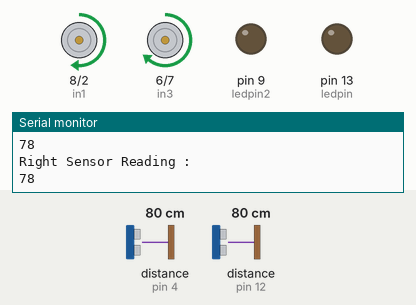
Bench run of a sketch on a simulated Arduino Uno, built with avr-gcc and run on an emulated ATmega328P. On the bench: motor-driver pin pairs drawn as motors (green arrow = first pin HIGH = forward, orange = second pin HIGH = backward, longer = more drive, scaled by the enable pin), output pins drawn as LEDs (lit = HIGH), the last lines printed to the serial monitor. Wiring (inferred from the names in the program): 2 × ultrasonic range finder: trigger pin 3, echo pin 4 / trigger pin 11, echo pin 12. The test bench sets the inputs (shaded band); at power-on: distance to the obstacle (sensors on pin 12, pin 4) 80 cm. The echo pulse lasts 58.3 µs per cm; pins used as bus, display or sensor lines are not drawn. At 14.2 s the program stops and its outputs stay as they are.

Above: at 1.8 s.
1.9 s: distance to the obstacle (sensor on pin 12) set to 24 cm
5.4 s: distance to the obstacle (sensor on pin 12) set to 18 cm
At 6.6 s:
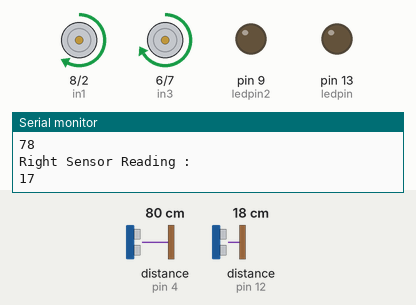
7.5 s: distance to the obstacle (sensor on pin 12) set to 10 cm
9.2 s: distance to the obstacle (sensor on pin 12) set to 7 cm
At 10.4 s:
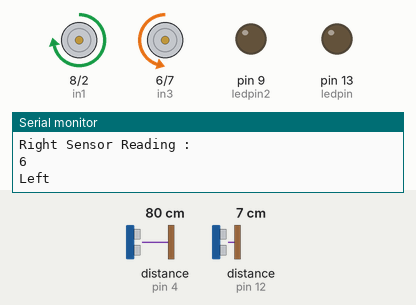
13.3 s: distance to the obstacle (sensor on pin 4) set to 2 cm
At 14.5 s:
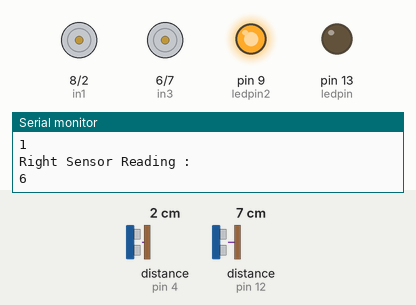
Timing chart, 0 to 15.7 s (numbered marks = the images above; inputs shaded):
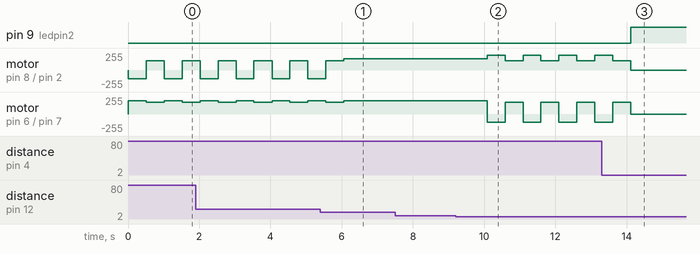

Measured:
- the behaviour switches between 22 and 21 cm on distance to the obstacle (sensor on pin 12) (found by bisection; images 0 and 1)
- the behaviour switches between 9 and 8 cm on distance to the obstacle (sensor on pin 12) (found by bisection; images 1 and 2)
- after the input at 5.4 s, motor on pin 6 (in3) / pin 7 (in4): goes on until 6.1 s, then stays forward 200/255
- after the input at 9.2 s, motor on pin 8 (in1) / pin 2 (in2): alternates forward 220/255 for 0.50 s and forward 140/255 for 0.51 s, starting after 0.89 s; motor on pin 6 (in3) / pin 7 (in4): alternates forward 180/255 for 0.51 s and backward 120/255 for 0.50 s, starting after 0.89 s
- after the input at 13.3 s, pin 9 (ledpin2): LOW → HIGH after 0.81 s
- by itself, motor on pin 8 (in1) / pin 2 (in2): alternates forward 140/255 for 0.51 s and backward 130/255 for 0.50 s
- by itself, motor on pin 6 (in3) / pin 7 (in4): alternates forward 200/255 for 0.50 s and forward 180/255 for 0.51 s

The sketch:

convex.ino
```cpp
int enA = 10;
int in2 = 2;
int in1 = 8;
int enB = 5;
int in4 = 7;
int in3 = 6;
int degree=0;
int ledpin = 13;
int ledpin2 = 9;


int ultrasonic(int trigPin,int echoPin){
  digitalWrite(trigPin, LOW);
  delayMicroseconds(2);
  digitalWrite(trigPin, HIGH);
  delayMicroseconds(10);
  digitalWrite(trigPin, LOW);
  long duration;
  int distance;


  duration = pulseIn(echoPin, HIGH);

  distance = duration * 0.034 / 2;
  return distance;
}

void setup() {
  Serial.begin(9600);
  // Set motor control pins as OUTPUT
  pinMode(enA, OUTPUT);
  pinMode(in1, OUTPUT);
  pinMode(in2, OUTPUT);
  pinMode(enB, OUTPUT);
  pinMode(in3, OUTPUT);
  pinMode(in4, OUTPUT);
  pinMode(3, OUTPUT);  // Trig pin for first sensor
  pinMode(4, INPUT);   // Echo pin for first sensor
  pinMode(11, OUTPUT); // Trig pin for second sensor
  pinMode(12, INPUT);  // Echo pin for second sensor
  pinMode(13,OUTPUT);
  pinMode(9,OUTPUT);
}

void forward() {
  digitalWrite(in1, HIGH);
  digitalWrite(in2, LOW);
  digitalWrite(in3, HIGH);
  digitalWrite(in4, LOW);
  analogWrite(enA, 166);
  analogWrite(enB, 200);
}
void forward1() {
  digitalWrite(in1, HIGH);
  digitalWrite(in2, LOW);
  digitalWrite(in3, HIGH);
  digitalWrite(in4, LOW);
  // analogWrite(enA, 120);
  // analogWrite(enB, 160);
  analogWrite(enA, 140);
  analogWrite(enB, 180);
}


void turnLeft() {
  digitalWrite(in1, HIGH);
  digitalWrite(in2, LOW);
  digitalWrite(in3, LOW);
  digitalWrite(in4, HIGH);
  analogWrite(enA, 220); // Motor A at full speed
  analogWrite(enB, 120); // Motor B at full speed
  degree=degree-22;
}

void turnRight() {
  digitalWrite(in1, LOW);
  digitalWrite(in2, HIGH);
  digitalWrite(in3, HIGH);
  digitalWrite(in4, LOW);
  analogWrite(enA, 130);
  analogWrite(enB, 200);
  degree=degree+22;
}

void Stop() {
  digitalWrite(in1, LOW);
  digitalWrite(in2, LOW);
  digitalWrite(in3, LOW);
  digitalWrite(in4, LOW);
  analogWrite(enA, 0);
  analogWrite(enB, 0);
}


void loop() {
  int ultf=ultrasonic(3,4);
  int ults=ultrasonic(11,12);
  Serial.println("Front Sensor Reading : ");
  Serial.println(ultf);
  Serial.println("Right Sensor Reading : ");
  Serial.println(ults);
  if (degree>=360){
    while(true){
      digitalWrite(13,HIGH);
      Stop();
    }
  }
  if (ultf<15){
    while (true){
      digitalWrite(9,HIGH);
      Stop();
    }
  }

  else if (ults<=7 && ultf>=15){
    Serial.println("Left");
    turnLeft();
    delay(500);
    forward1();
    delay(500);
  }

  else if (ults<=20 && ultf>=15){
    forward();
    delay(1000);
  }
  else if (ults>10 && ultf>=15){
    turnRight();
    delay(500);
    forward1();
    delay(500);

  }

  else{
    Stop();
}
}
```
